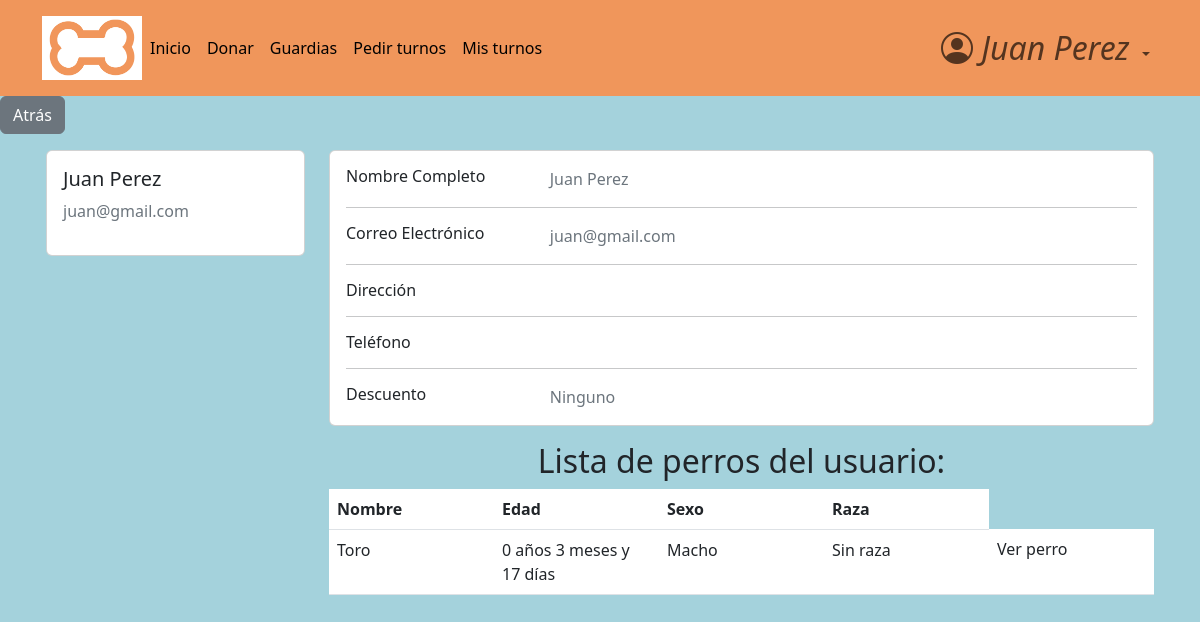
The page /accounts/profile/7 (signed in) on the database as committed earlier.
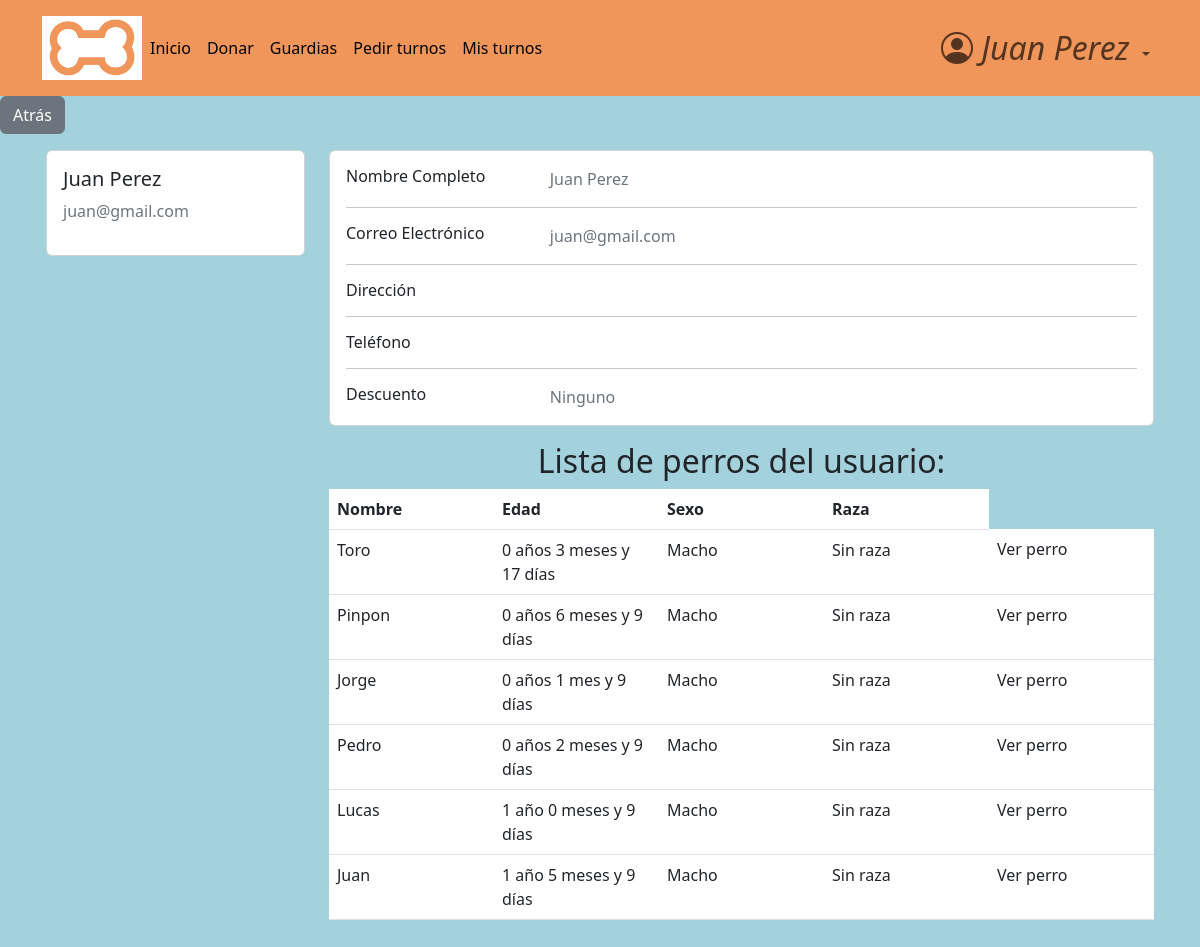
The same page on the database as committed later.
### dogs/models.py (models this page shows, shortened)
class Dog(models.Model):
    class Sex(models.TextChoices):
        macho = "Macho"
        hembra = "Hembra"
    class Breed(models.TextChoices):
        sin_raza = "Sin raza"
        coker = "Coker"
        pastor_aleman = "Pastor aleman"
        bulldog = "Bulldog"
        labrador = "Labrador"
        golden = "Golder"
        caniche = "Caniche"
        chihuahua = "Chihuahua"
        bulldog_frances = "Bulldog Frances"
        beagle = "Beagle"
        boxer = "Boxer"
        galgo = "Galgo"
        dalmata = "Dalmata"
        sharpei = "Shar pei"
    class Color(models.TextChoices):
        blanco = "Blanco"
        negro = "Negro"
        marron = "Marrón"
        blanco_y_negro = "Blanco y negro"
        otro = "Otro color"
    class Size(models.TextChoices):
        grande = "Grande"
        mediano = "Mediano"
        pequeño = "pequeño"
    name = models.CharField(
        max_length=30,
    )
    date_of_birth = models.DateField(
        null=True,
        validators=[MaxValueValidator(date.today, "La fecha de nacimiento del perro debe ser anterior a hoy")]
    )
    sex = models.CharField(
        max_length=10,
        choices=Sex.choices
    )
    breed = models.CharField(
        max_length=20,
        choices=Breed.choices
    )
    color = models.CharField(
        max_length=20,
        blank=True,
        choices=Color.choices,
        null=True,
    )
    size = models.CharField(
        max_length=10,
        null=True,
        blank=True,
        choices=Size.choices,
    )
    description = models.TextField(
        max_length=120,
        blank=True,
        null=True,
    )
    hidden = models.BooleanField(default=False)
    owner = models.ForeignKey(
        CustomUser,
        blank=True,
        on_delete=models.CASCADE,
        null=True
    )
    def calculate_age_year(self):
        today = date.today()
        return today.year - self.date_of_birth.year - ((today.month, today.day) < (self.date_of_birth.month, self.date_of_birth.day))
    def calculate_age_month(self):
        today = date.today()
        diff = relativedelta.relativedelta(today,self.date_of_birth)
        diff_in_months = diff.months + diff.years * 12
        years = self.calculate_age_year()
        return (diff_in_months - (12 * years))
    def calculate_age_days(self):
        today = date.today()
        diff = relativedelta.relativedelta(today,self.date_of_birth)
        return diff.days
    def calculate_age(self):
        f_años=self.calculate_age_year()
        f_meses=self.calculate_age_month()
        f_dias=self.calculate_age_days()
        if (f_años == 1):
            años= f"{f_años} año"
        else:
            años= f"{f_años} años"
        if (f_meses == 1):
            meses= f"{f_meses} mes"
        else:
            meses= f"{f_meses} meses"
        if (f_dias == 1):
            dias= f"{f_dias} día"
        else:
            dias= f"{f_dias} días"
        return años + " " + meses + " y " + dias

### accounts/views.py (the view)
# urls.py: path('profile/<pk>', views.profile_view, name= 'profile'),
@login_required
def profile_view(request, pk):
    if not request.user.is_authenticated:
        return redirect('login')
    user_owner = CustomUser.objects.get(pk=pk)
    dogs = user_owner.dog_set.all()
    context = {
        'client': user_owner,
        'vet': request.user,
        'dogs_shown': dogs.filter(hidden=False)
    }
    return render(request, 'profile.html', context)

### accounts/models.py (called while the page is built)
    def __str__(self):
        return self.name + ' ' + str(self.surname or '')

### accounts/templates/profile.html (shortened to what this page needs)
{% extends 'base.html' %}
{% block content %}
<main>
  <a href="{% url 'list_users' %}" class="btn btn-secondary">Atrás</a>
<div class="container card-izq " >
  <div class="row row-1" >
    <div class="col-md-3" >
      <div class="card">
        <div class="card-body">
          <h5>{{ client.name }} {{ client.surname }}</h5>
          <p class="text-secondary">{{ client.email }}</p>
        </div>
      </div>
    </div>
    <div class="col-md-9">
      <div class="card mb-3">
        <div class="card-body">
          <div class="row">
            <div class="col-sm-3">
              <h6 class="mb-0">Nombre Completo</h6>
            </div>
            <div class="col-sm-9 text-secondary">
              {{ client.name }} {{ client.surname }}
            </div>
          </div>
          <hr>
          <div class="row">
            <div class="col-sm-3">
              <h6 class="mb-0">Correo Electrónico</h6>
            </div>
            <div class="col-sm-9 text-secondary">
              {{ client.email }}
            </div>
          </div>
          <hr>
          <div class="row">
            <div class="col-sm-3">
              <h6 class="mb-0">Dirección</h6>
            </div>
            <div class="col-sm-9 text-secondary">
            </div>
          </div>
          <hr>
          <div class="row">
            <div class="col-sm-3">
              <h6 class="mb-0">Teléfono</h6>
            </div>
            <div class="col-sm-9 text-secondary">
            </div>
          </div>
          {% if not client.is_veterinario %}
          <hr>
          <div class="row">
            <div class="col-sm-3">
              <h6 class="mb-0">Descuento</h6>
            </div>
            <div class="col-sm-9 text-secondary">
                {% if client.has_discount %}
                  10% en la próxima atención
                {% else %}
                  Ninguno
                {% endif %}
            </div>
          </div>
          {% endif %}
        </div>
      </div>
        <h2 class="text-center">Lista de perros del usuario:</h2>
          {% if dogs_shown.count > 0 %}
                  <table class="table table-hover">
                      <thead>
                          <tr>
                              <th>Nombre</th>
                              <th>Edad</th>
                              <th>Sexo</th>
                              <th>Raza</th>
                          </tr>
                      </thead>
                      <tbody>
                          {% for dog in dogs_shown %}
                                <tr>
                                    <td>{{ dog.name }}</td>
                                    <td>{{ dog.calculate_age }}</td>
                                    <td>{{ dog.sex }}</td>
                                    <td>{{ dog.breed }}</td>
                                    <td>
                                      <a class="dropdown-item" href="{% url 'dog_profile' user_owner_id=client.id dog_id=dog.id %}">Ver perro</a>
                                    </td>
                                </tr>
                          {% endfor %}
                      </tbody>
                  </table>
            {% else %}
            <div>
              <a>No hay ningún perro para ver</a>
            </div>
            {% endif %}
      </div>
    </div>
  </div>
</main>
{% endblock  %}

Rows that differ between the two databases and show on the page:
added Dog: name "Pinpon", calculate_age "0 años 6 meses y 9 días", sex "Macho", breed "Sin raza"
added Dog: name "Jorge", calculate_age "0 años 1 mes y 9 días", sex "Macho", breed "Sin raza"
added Dog: name "Pedro", calculate_age "0 años 2 meses y 9 días", sex "Macho", breed "Sin raza"
added Dog: name "Lucas", calculate_age "1 año 0 meses y 9 días", sex "Macho", breed "Sin raza"
added Dog: name "Juan", calculate_age "1 año 5 meses y 9 días", sex "Macho", breed "Sin raza"
